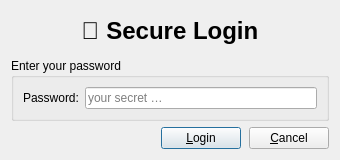
<?xml version="1.0" encoding="UTF-8"?>
<ui version="4.0">
  <class>LoginDialog</class>
  <widget class="QDialog" name="LoginDialog">
    <property name="windowTitle">
      <string>Student‑Marks App – Login</string>
    </property>
    <property name="minimumSize">
      <size>
        <width>340</width>
        <height>160</height>
      </size>
    </property>
    <layout class="QVBoxLayout" name="verticalLayout">
      <item>
        <widget class="QLabel" name="headerLabel">
          <property name="text">
            <string>&lt;h1 style="margin:0"&gt;🔐 Secure Login&lt;/h1&gt;</string>
          </property>
          <property name="alignment">
            <set>Qt::AlignCenter</set>
          </property>
        </widget>
      </item>
      <item>
        <widget class="QGroupBox" name="groupBox">
          <property name="title">
            <string>Enter your password</string>
          </property>
          <layout class="QFormLayout" name="formLayout">
            <property name="labelAlignment">
              <set>Qt::AlignRight|Qt::AlignTrailing|Qt::AlignVCenter</set>
            </property>
            <item row="0" column="0">
              <widget class="QLabel" name="labelPassword">
                <property name="text">
                  <string>Password:</string>
                </property>
              </widget>
            </item>
            <item row="0" column="1">
              <widget class="QLineEdit" name="passwordLineEdit">
                <property name="echoMode">
                  <enum>QLineEdit::Password</enum>
                </property>
                <property name="placeholderText">
                  <string>your secret …</string>
                </property>
              </widget>
            </item>
          </layout>
        </widget>
      </item>
      <item>
        <layout class="QHBoxLayout" name="buttonLayout">
          <property name="spacing">
            <number>8</number>
          </property>
          <item>
            <spacer name="horizontalSpacer">
              <property name="orientation">
                <enum>Qt::Horizontal</enum>
              </property>
              <property name="sizeHint" stdset="0">
                <size>
                  <width>40</width>
                  <height>20</height>
                </size>
              </property>
            </spacer>
          </item>
          <item>
            <widget class="QPushButton" name="loginButton">
              <property name="text">
                <string>&amp;Login</string>
              </property>
              <property name="default">
                <bool>true</bool>
              </property>
            </widget>
          </item>
          <item>
            <widget class="QPushButton" name="cancelButton">
              <property name="text">
                <string>&amp;Cancel</string>
              </property>
            </widget>
          </item>
        </layout>
      </item>
    </layout>
  </widget>
  <resources/>
  <connections/>
</ui>
